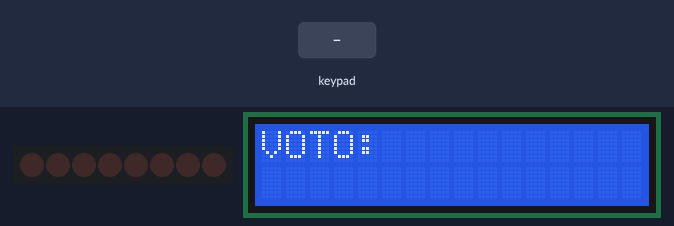
The sketch below on a simulated Arduino Uno, built with avr-gcc and run on an emulated ATmega328P. Parts: 8 shift-register outputs drawn as a row of LEDs (first output left, lit = HIGH), 16×2 character LCD. Wiring (inferred from the names in the program): shift register (74HC595): data pin 1; shift clock A5; latch pin 0. Wiring (inferred from the signals the program sends): row of LEDs: on Q0, Q1, Q2, Q3, Q4, Q5, Q6, Q7. The inputs (shaded band) are chosen by the test bench.

Above: at 4.8 s.
4.9 s: keypad keys 3 3 0 7 # pressed 0.4 s apart
At 7.3 s:
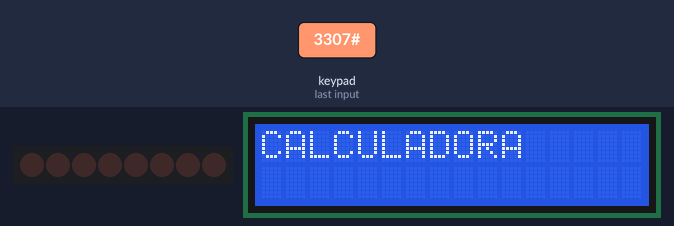
8.4 s: key '1' pressed
At 9.4 s:
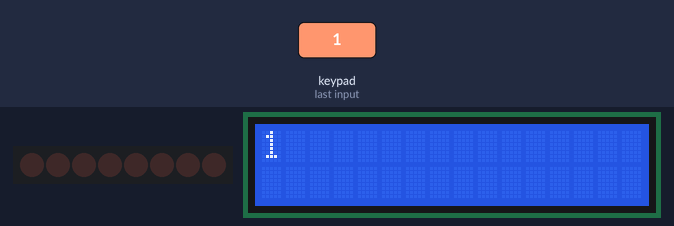
10.0 s: key '*' pressed
At 10.6 s:
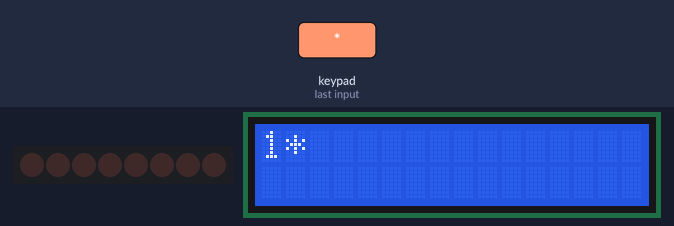
11.6 s: keypad keys 0 0 0 0 * pressed 0.4 s apart
At 14.2 s:
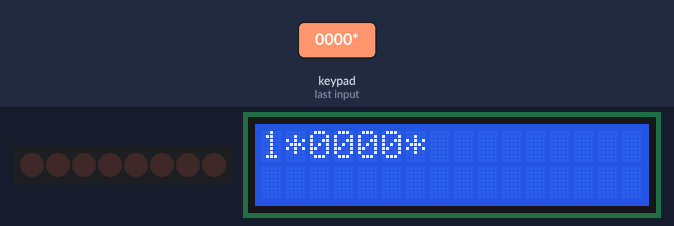
15.1 s: keypad keys 0 0 0 0 # pressed 0.4 s apart
At 18.1 s:
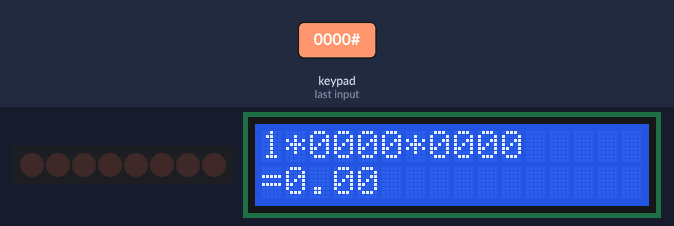
Timing chart, 0 to 19.6 s (numbered marks = the images above; inputs shaded):
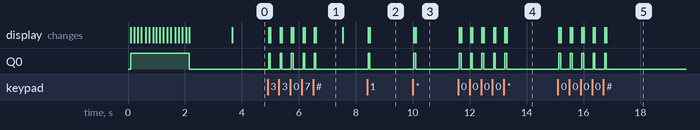

Measured:
- after the input at 4.9 s, Q0: alternates HIGH for 0.06 s and LOW for 0.35 s, 10 changes in all, then stays LOW, starting at once; the display: first changes at once (image 1 shows a later state)
- after the input at 8.4 s, Q0: LOW → HIGH at once, → LOW 0.06 s later; the display: first changes at once (image 2 shows a later state)
- after the input at 10.0 s, Q0: LOW → HIGH at once, → LOW 0.07 s later; the display: first changes at once (image 3 shows a later state)
- after the input at 11.6 s, Q0: alternates HIGH for 0.06 s and LOW for 0.34 s, 10 changes in all, then stays LOW, starting at once; the display: first changes at once (image 4 shows a later state)
- after the input at 15.1 s, Q0: alternates HIGH for 0.06 s and LOW for 0.34 s, 10 changes in all, then stays LOW, starting at once; the display: first changes at once (image 5 shows a later state)
- what the display in image 1 shows lasts 0.9 s, from 6.6 s to 7.5 s

The sketch:

Urna.ino
```cpp
#include <LiquidCrystal.h>
#include <Keypad.h>
#include <EEPROM.h>

// --- PINOS E CONFIGURAÇÕES DO CHIP 74HC595 ---
const int pinoDados = 1;
const int pinoLatch = 0;
const int pinoClock = A5;

// --- LCD ---
LiquidCrystal lcd(7, 6, 5, 4, 3, 2);

// --- TECLADO ---
const byte LINHAS = 4;
const byte COLUNAS = 4;
char teclas[LINHAS][COLUNAS] = {
  {'1', '4', '7', '#'},
  {'2', '5', '8', '0'},
  {'3', '6', '9', '*'},
  {'A', 'B', 'C', 'N'}
};
char teclasCalc[LINHAS][COLUNAS] = {
  {'1', '4', '7', '#'},
  {'2', '5', '8', '0'},
  {'3', '6', '9', 'X'},
  {'+', '-', '*', '/'}
};

byte pinosLinhas[LINHAS] = {8, 9, 10, 11};
byte pinosColunas[COLUNAS] = {A0, A1, A2, A3};
Keypad teclado = Keypad(makeKeymap(teclas), pinosLinhas, pinosColunas, LINHAS, COLUNAS);

// --- ESTRUTURA DE DADOS DA URNA ---
struct Candidato {
  int numero;
  String nome;
  int endereco;
};

Candidato lista[] = {
  {67, "JONATHAN", 0}, {75, "ERICK", 4}, {13, "HESLANDER", 8},
  {69, "HUGO", 12}, {17, "MILA", 16}, {39, "ELLEN", 20},
  {51, "JULIENE", 24}, {0,  "NULOS", 28}
};
const int totalCandidatos = 8;
String entradaVoto = "";
bool votoValido = false;

// --- VARIÁVEIS DO JOGO DINO ---
const int JUMP_DURATION = 700;
const int ADDR_RECORDE_DINO = 32;
int dinoPos = 0, cactusPos = 15, score = 0;
unsigned long jumpStartTime = 0;

// --- CUSTOM CHARS ---
byte dinoChar[8]    = { 0b00000, 0b00111, 0b00101, 0b00111, 0b10110, 0b11111, 0b01110, 0b01010 };
byte cactusChar[8]  = { 0b00100, 0b10100, 0b10100, 0b10101, 0b10101, 0b11111, 0b00100, 0b00100 };
byte coracaoChar[8] = { 0b00000, 0b01010, 0b11111, 0b11111, 0b11111, 0b01110, 0b00100, 0b00000 };

// --- FUNÇÕES DE HARDWARE ---
void atualizarShiftRegister(byte dado) {
  digitalWrite(pinoLatch, LOW);
  shiftOut(pinoDados, pinoClock, MSBFIRST, dado);
  digitalWrite(pinoLatch, HIGH);
}

void bipeManual(int duracaoMs, int atrasoMicros) {
  long tempoFinal = millis() + duracaoMs;
  while(millis() < tempoFinal) {
    atualizarShiftRegister(0x01); delayMicroseconds(atrasoMicros);
    atualizarShiftRegister(0x00); delayMicroseconds(atrasoMicros);
  }
}

void somUrnaFim() {
  for (int i = 0; i < 5; i++) { bipeManual(90, 373); bipeManual(90, 348); }
  bipeManual(200, 373);
}

// --- ANIMAÇÃO DE INÍCIO ---
void animacaoInicio() {
  lcd.clear();
  lcd.print("Starting System");
  lcd.setCursor(0, 1);
  for (int i = 0; i < 16; i++) {
    lcd.print(".");
    bipeManual(30, 600);
    delay(100);
  }
  lcd.clear();
  lcd.setCursor(1, 0);
  lcd.print("URNA ELETRONICA");
  delay(1500);
}

// --- FUNÇÕES ESPECIAIS ---
void mostrarCreditos() {
  lcd.clear(); lcd.print("EDCLEY: HW/SW");
  lcd.setCursor(0, 1); lcd.print("BIANCA: DESIGN");
  delay(2500); lcd.clear(); lcd.print("TIAGO: MONTAGEM"); delay(2500);
}

void modoCalculadora() {
  teclado.begin(makeKeymap(teclasCalc));
  lcd.clear(); lcd.print("CALCULADORA"); delay(1000); lcd.clear();
  String n1 = "", n2 = "", op = ""; bool modoN2 = false;
  while (true) {
    char t = teclado.getKey();
    if (t) {
      bipeManual(30, 500);
      if (isDigit(t)) { if (!modoN2) { n1 += t; lcd.print(t); } else { n2 += t; lcd.print(t); } }
      else if (t == '+' || t == '-' || t == '*' || t == '/') { if (n1 != "") { op = t; modoN2 = true; lcd.print(op); } }
      else if (t == 'X') { lcd.clear(); n1 = ""; n2 = ""; op = ""; modoN2 = false; }
      else if (t == '#') {
        if (n1 == "0000" || n2 == "0000") break;
        if (n1 != "" && n2 != "" && op != "") {
          float v1 = n1.toFloat(), v2 = n2.toFloat(), res = 0;
          if (op == "+") res = v1 + v2; else if (op == "-") res = v1 - v2;
          else if (op == "*") res = v1 * v2; else if (op == "/") res = (v2 != 0) ? v1 / v2 : 0;
          lcd.setCursor(0, 1); lcd.print("="); lcd.print(res); delay(3000); lcd.clear(); n1 = ""; n2 = ""; op = ""; modoN2 = false;
        }
      }
    }
  }
  teclado.begin(makeKeymap(teclas));
}

void mostrarRelatorioNavegavel() {
  int indice = 0; bool saindo = false; lcd.clear();
  while (!saindo) {
    lcd.setCursor(0, 0); lcd.print("VER: "); lcd.print(lista[indice].nome);
    lcd.setCursor(0, 1); lcd.print("A^ C v B:OK 0:S");
    char t = teclado.waitForKey(); bipeManual(30, 500);
    if (t == 'A') { indice = (indice <= 0) ? totalCandidatos - 1 : indice - 1; lcd.clear(); }
    else if (t == 'C') { indice = (indice >= totalCandidatos - 1) ? 0 : indice + 1; lcd.clear(); }
    else if (t == 'B') {
      long v; EEPROM.get(lista[indice].endereco, v);
      lcd.clear(); lcd.print(lista[indice].nome); lcd.setCursor(0, 1); lcd.print("VOTOS: "); lcd.print(v);
      delay(2500); lcd.clear();
    }
    else if (t == '0') saindo = true;
  }
}

void jogarDino() {
  lcd.createChar(0, dinoChar); lcd.createChar(1, cactusChar); lcd.createChar(2, coracaoChar);
  bool gameRunning = true; score = 0; int cactoPos = 15; int dPos = 0; unsigned long lMove = 0;
  lcd.clear(); lcd.print("Dino de Edcley"); delay(1000);
  while (gameRunning) {
    unsigned long tAtual = millis(); char tJogo = teclado.getKey();
    if ((tJogo == 'B' || tJogo == '#') && dPos == 0) { dPos = 1; jumpStartTime = tAtual; bipeManual(20, 500); }
    if (tJogo == '0') break;
    if (dPos == 1 && (tAtual - jumpStartTime >= JUMP_DURATION)) dPos = 0;
    if (tAtual - lMove >= 150) { cactoPos--; if (cactoPos < 0) { cactoPos = 15; score++; } lMove = tAtual; }
    if (cactoPos == 0 && dPos == 0) gameRunning = false;
    lcd.clear(); lcd.setCursor(0, 1 - dPos); lcd.write(byte(0)); lcd.setCursor(cactoPos, 1); lcd.write(byte(1));
    lcd.setCursor(10, 0); lcd.write(byte(2)); lcd.print(":"); lcd.print(score); delay(50);
  }
}

// --- SETUP E LOOP ---
void resetarDisplay() { entradaVoto = ""; votoValido = false; lcd.clear(); lcd.print("VOTO: "); }

void setup() {
  pinMode(pinoDados, OUTPUT); pinMode(pinoLatch, OUTPUT); pinMode(pinoClock, OUTPUT);
  lcd.begin(16, 2);
  animacaoInicio(); // Animação ativada ao ligar
  resetarDisplay();
}

void loop() {
  char tecla = teclado.getKey();
  if (tecla) {
    bipeManual(30, 500);
    if (tecla == 'N') {
      entradaVoto = "00"; votoValido = true;
      lcd.clear(); lcd.print("VOTO: NULO"); lcd.setCursor(0, 1); lcd.print("CONFIRMA (#)");
    }
    else if (tecla == '#') {
      if (entradaVoto == "3325") {
        lcd.clear(); lcd.print("LIMPANDO..."); for (int i = 0 ; i < 40 ; i++) EEPROM.write(i, 0);
        delay(1000); resetarDisplay();
      }
      else if (entradaVoto == "3307") { modoCalculadora(); resetarDisplay(); }
      else if (entradaVoto == "2507") { mostrarRelatorioNavegavel(); resetarDisplay(); }
      else if (entradaVoto == "2014") { jogarDino(); resetarDisplay(); }
      else if (entradaVoto == "2025") { mostrarCreditos(); resetarDisplay(); }
      else if (votoValido && entradaVoto.length() == 2) {
        int addr = -1;
        if (entradaVoto == "00") addr = lista[totalCandidatos-1].endereco;
        else {
          for(int i=0; i<totalCandidatos; i++) { if(lista[i].numero == entradaVoto.toInt()) addr = lista[i].endereco; }
        }
        long total; EEPROM.get(addr, total); total++; EEPROM.put(addr, total);
        lcd.clear(); lcd.print("CONFIRMADO"); somUrnaFim(); delay(2000); resetarDisplay();
      }
    }
    else if (tecla == '*') {
      if (entradaVoto.length() > 0) {
        entradaVoto.remove(entradaVoto.length() - 1);
        votoValido = false; lcd.clear(); lcd.print("VOTO: "); lcd.print(entradaVoto);
      }
    }
    else if (isDigit(tecla)) {
      if (entradaVoto.length() < 4) {
        entradaVoto += tecla; lcd.setCursor(6, 0); lcd.print(entradaVoto);
        if (entradaVoto.length() == 2) {
          if (entradaVoto == "00") {
             lcd.setCursor(0, 1); lcd.print("VOTO NULO"); votoValido = true;
          } else {
            bool achou = false;
            for(int i=0; i<totalCandidatos; i++) {
              if(lista[i].numero == entradaVoto.toInt() && lista[i].numero != 0) {
                lcd.setCursor(0, 1); lcd.print(lista[i].nome); votoValido = true; achou = true; break;
              }
            }
            if(!achou && entradaVoto != "33" && entradaVoto != "25" && entradaVoto != "20") {
              lcd.setCursor(0, 1); lcd.print("NUM. INVALIDO"); votoValido = false;
            }
          }
        }
      }
    }
  }
}
```
